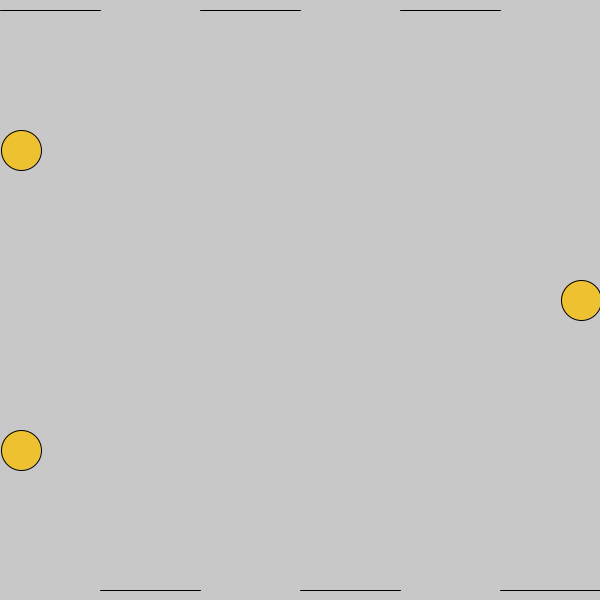
Frame 1 (no input)
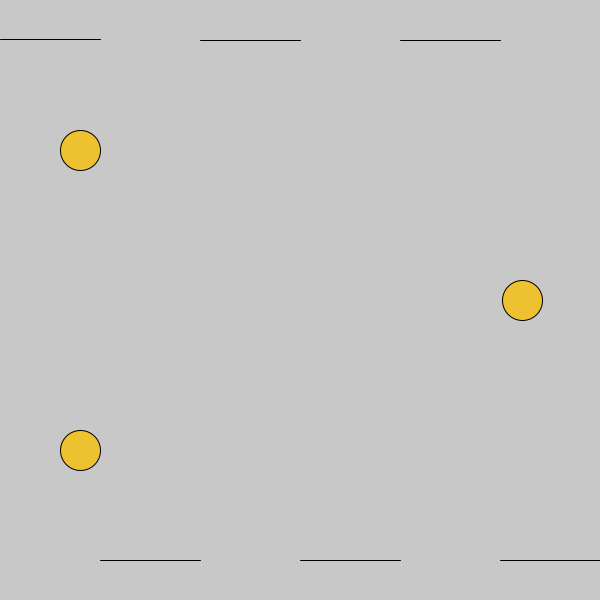
Frame 60 (the mouse pressed at the canvas centre just before this capture)
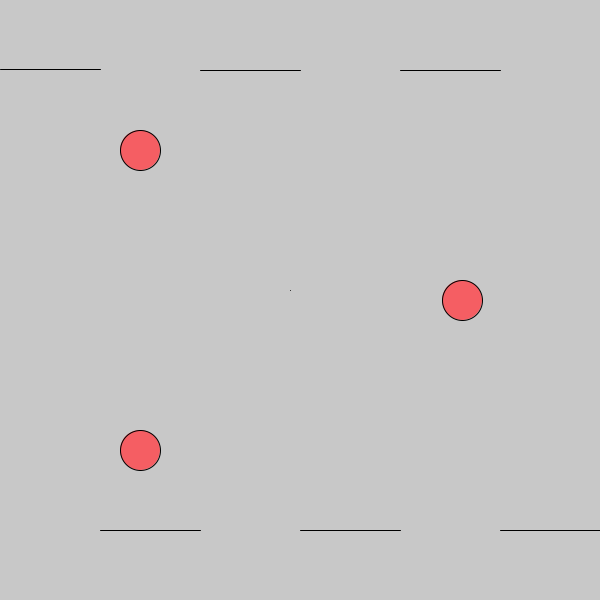
Frame 120 (the mouse held since frame 60 and released just before this capture)

The Processing sketch that drew these frames (run headless with seeded random() and noise(); from frame 60 on, the mouse is pressed at the canvas centre):

// Processing sketch: Primer_Parcial
// ── Primer_Parcial.pde
float posX = 20;    //posX, determina la posicion inical de                             //
float posX2 = 580;  //los circulos que se mueven                                       //
float posX3 = 20;                                                                      //  
float velX = 1;     //velX, determina la velocidad en la que se mueven                  // 
float velX2 = 1;    // los circlos                                                     // 
float velX3 = 1;                                                                       //  //Aqui se declaran las variables
float diam = 40;                                                                       //  //que se usan en el codigo, variables de tipo float
float linea=10;                                                                        //
float linea2=590;   //Las variables "linea" definen las posicines                      //
float linea3=10;    //de las lineas                                                    //
float linea4=590;                                                                      //
float linea5=10;                                                                       // 
float linea6=590;                                                                      //

void setup() {
  size(600, 600);
}

void draw() {
  background(200);

  posX = posX+velX;     //Aqui es donde se indica que posX va a variar
  posX2 = posX2+velX2;  //por los valores arriba indicados
  posX3 = posX3+velX3;

  if (posX < diam/2) {  
    velX=1;                                 //En este "if" se indica los limites de posX,
  } else if (posX > width-diam/2) {         //dando el efecto de que rebota en los laterales del size
    velX=-1;                                // 
  } else if (posX < 100 && posX < 100) {    //       
    fill(#EDC130);                          //
  } else if (posX > 100 && posX < 200) {    // 
    fill (#F55E63);                         //
  } else if (posX > 200 && posX < 300) {    //    //En estos if se indica el color de los circulos, dependiendo
    fill (#529AF0);                         //    //los limites en los que se encuentren
  } else if (posX > 300 && posX < 400) {    //
    fill(#EDC130);                          //
  } else if (posX > 400 && posX < 500) {    //
    fill (#F55E63);                         //
  } else if (posX > 500 && posX > 500) {    //
    fill (#529AF0);                         //
  }

  if (posX2 < diam/2) {
    velX2=1;
  } else if (posX2 > width-diam/2) {
    velX2=-1;
  } else if (posX2 < 100 && posX2 < 100 ) {
    fill(#EDC130);
  } else if (posX2 > 100 && posX2 < 200) {
    fill (#F55E63);
  } else if (posX2 > 200 && posX2 < 300) {
    fill (#529AF0);
  } else if (posX2 > 300 && posX2 < 400 ) {
    fill(#EDC130);
  } else if (posX2 > 400 &&posX2 < 500) {
    fill (#F55E63);
  } else if (posX2 > 500 && posX2 > 500) {
    fill (#529AF0);
  }

  if (posX3 < diam/2) {
    velX3=1;
  } else if (posX3 > width-diam/2) {
    velX3=-1;
  } else if (posX3 > 0 && posX3 < 100 ) {
    fill(#EDC130);
  } else if (posX3 > 100 &&posX3 < 200) {
    fill (#F55E63);
  } else if (posX3 > 200 && posX3 < 300) {
    fill (#529AF0);
  } else if (posX3 > 300 && posX3 < 400 ) {
    fill(#EDC130);
  } else if (posX3 > 400 && posX3 < 500) {
    fill (#F55E63);
  } else if (posX3 > 500 && posX3 < 600) {
    fill (#529AF0);
  }

  ellipse(posX, 150, 40, 40);     //   
  ellipse(posX2, 300, 40, 40);    //En este bloque del codigo se ingresa el valor de posX en los circulos
  ellipse(posX3, 450, 40, 40);    //

  if (mouseX > 0 && mouseX < 100) {             //
    fill(#EDC130);                              //
    ellipse(mouseX, mouseY, 40, 40);            //
  } else if (mouseX > 100 && mouseX < 200) {    //
    fill (#F55E63);                             //
    ellipse(mouseX, mouseY, 40, 40);            //
  } else if (mouseX > 200 & mouseX < 300) {     //
    fill (#529AF0);                             //
    ellipse(mouseX, mouseY, 40, 40);            //    //En este bloque del codigo, se crea un circulo que 
  } else if (mouseX > 300 && mouseX < 400) {    //    //sigue la posicion del mouse y cambia de color dependienndo 
    fill(#EDC130);                              //    //los limites en los que se encuentre
    ellipse(mouseX, mouseY, 40, 40);            //
  } else if (mouseX > 400 & mouseX < 500) {     //
    fill (#F55E63);                             //
    ellipse(mouseX, mouseY, 40, 40);            //
  } else if (mouseX > 500 && mouseX < 600) {    //
    fill (#529AF0);                             //
    ellipse(mouseX, mouseY, 40, 40);            //
  }

  line(0, linea, 100, linea);        //            
  linea=linea+0.5;                   //
  line(100, linea2, 200, linea2);    //
  linea2=linea2-0.5;                 //
  line(200, linea3, 300, linea3);    //
  linea3=linea+0.5;                  //    //En este bloque del codigo se programan 6 lineas
  line(300, linea4, 400, linea4);    //    //que suben y bajan, las impares bajan y las pares suben
  linea4=linea2-0.5;                 //
  line(400, linea5, 500, linea5);    //
  linea5=linea+0.5;                  //
  line(500, linea6, 600, linea6);    //
  linea6=linea2-0.5;                 //

  point(mouseX-10, mouseY-10);    //Aqui se programa un punto que se crea siguiendo la posisiocn del mouse
}                                 //restandole 10 a esa posicion
